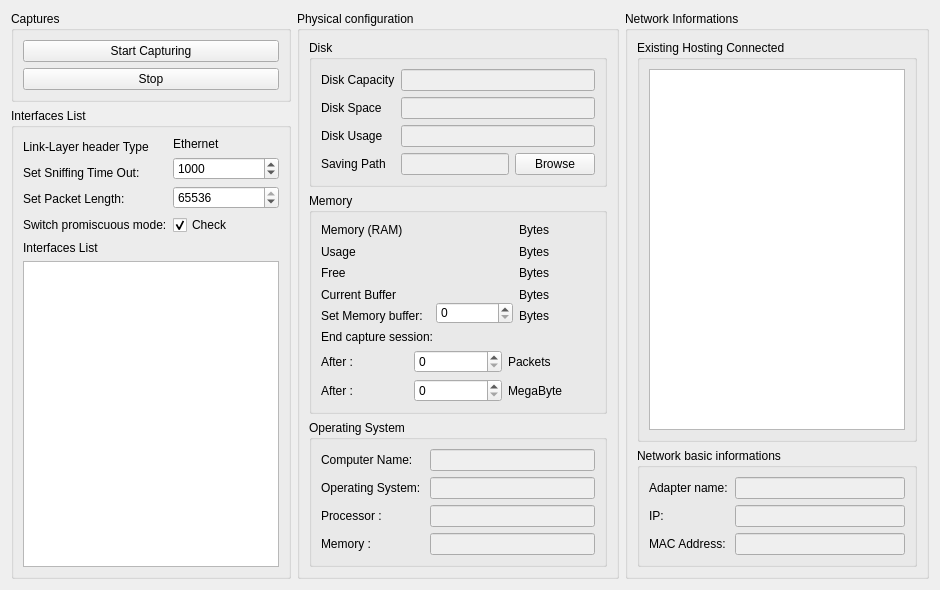
        <widget class="QWidget" name="tab">
         <attribute name="title">
          <string>Optional configurations</string>
         </attribute>
         <layout class="QHBoxLayout" name="horizontalLayout_37">
          <item>
           <layout class="QVBoxLayout" name="verticalLayout_44">
            <item>
             <widget class="QGroupBox" name="groupBox_21">
              <property name="title">
               <string>Captures</string>
              </property>
              <layout class="QHBoxLayout" name="horizontalLayout_40">
               <item>
                <layout class="QVBoxLayout" name="verticalLayout_39">
                 <item>
                  <widget class="QPushButton" name="pushButton_27">
                   <property name="cursor">
                    <cursorShape>PointingHandCursor</cursorShape>
                   </property>
                   <property name="text">
                    <string>Start Capturing</string>
                   </property>
                  </widget>
                 </item>
                 <item>
                  <widget class="QPushButton" name="pushButton_29">
                   <property name="cursor">
                    <cursorShape>PointingHandCursor</cursorShape>
                   </property>
                   <property name="text">
                    <string>Stop</string>
                   </property>
                  </widget>
                 </item>
                </layout>
               </item>
              </layout>
             </widget>
            </item>
            <item>
             <widget class="QGroupBox" name="groupBox_18">
              <property name="title">
               <string>Interfaces List</string>
              </property>
              <layout class="QVBoxLayout" name="verticalLayout_31">
               <item>
                <layout class="QVBoxLayout" name="verticalLayout_32">
                 <item>
                  <layout class="QHBoxLayout" name="horizontalLayout_25">
                   <item>
                    <layout class="QVBoxLayout" name="verticalLayout_3">
                     <item>
                      <widget class="QLabel" name="label_16">
                       <property name="text">
                        <string>Link-Layer header Type</string>
                       </property>
                      </widget>
                     </item>
                     <item>
                      <widget class="QLabel" name="label_44">
                       <property name="text">
                        <string>Set Sniffing Time Out:</string>
                       </property>
                      </widget>
                     </item>
                     <item>
                      <widget class="QLabel" name="label_11">
                       <property name="text">
                        <string>Set Packet Length:</string>
                       </property>
                      </widget>
                     </item>
                     <item>
                      <widget class="QLabel" name="label_43">
                       <property name="text">
                        <string>Switch promiscuous mode:</string>
                       </property>
                      </widget>
                     </item>
                    </layout>
                   </item>
                   <item>
                    <layout class="QVBoxLayout" name="verticalLayout_26">
                     <item>
                      <widget class="QLabel" name="label_20">
                       <property name="text">
                        <string>Ethernet</string>
                       </property>
                      </widget>
                     </item>
                     <item>
                      <widget class="QSpinBox" name="spinBox_2">
                       <property name="locale">
                        <locale language="English" country="UnitedStates"/>
                       </property>
                       <property name="maximum">
                        <number>20000</number>
                       </property>
                       <property name="value">
                        <number>1000</number>
                       </property>
                      </widget>
                     </item>
                     <item>
                      <widget class="QSpinBox" name="spinBox_3">
                       <property name="locale">
                        <locale language="English" country="UnitedStates"/>
                       </property>
                       <property name="minimum">
                        <number>64</number>
                       </property>
                       <property name="maximum">
                        <number>65536</number>
                       </property>
                       <property name="value">
                        <number>65536</number>
                       </property>
                      </widget>
                     </item>
                     <item>
                      <widget class="QCheckBox" name="checkBox_8">
                       <property name="locale">
                        <locale language="English" country="UnitedStates"/>
                       </property>
                       <property name="text">
                        <string>Check</string>
                       </property>
                       <property name="checked">
                        <bool>true</bool>
                       </property>
                      </widget>
                     </item>
                    </layout>
                   </item>
                  </layout>
                 </item>
                 <item>
                  <widget class="QLabel" name="label_17">
                   <property name="text">
                    <string>Interfaces List</string>
                   </property>
                  </widget>
                 </item>
                 <item>
                  <widget class="QListWidget" name="listWidget_3"/>
                 </item>
                </layout>
               </item>
              </layout>
             </widget>
            </item>
           </layout>
          </item>
          <item>
           <widget class="QGroupBox" name="groupBox">
            <property name="title">
             <string>Physical configuration</string>
            </property>
            <property name="flat">
             <bool>false</bool>
            </property>
            <layout class="QVBoxLayout" name="verticalLayout_38">
             <item>
              <widget class="QGroupBox" name="groupBox_19">
               <property name="enabled">
                <bool>true</bool>
               </property>
               <property name="title">
                <string>Disk </string>
               </property>
               <layout class="QHBoxLayout" name="horizontalLayout_2">
                <item>
                 <layout class="QVBoxLayout" name="verticalLayout">
                  <item>
                   <widget class="QLabel" name="label_15">
                    <property name="text">
                     <string>Disk Capacity</string>
                    </property>
                   </widget>
                  </item>
                  <item>
                   <widget class="QLabel" name="label_29">
                    <property name="text">
                     <string>Disk Space</string>
                    </property>
                   </widget>
                  </item>
                  <item>
                   <widget class="QLabel" name="label_45">
                    <property name="text">
                     <string>Disk Usage</string>
                    </property>
                   </widget>
                  </item>
                  <item>
                   <widget class="QLabel" name="label_18">
                    <property name="text">
                     <string>Saving Path</string>
                    </property>
                   </widget>
                  </item>
                 </layout>
                </item>
                <item>
                 <layout class="QVBoxLayout" name="verticalLayout_2">
                  <item>
                   <widget class="QLineEdit" name="lineEdit_26">
                    <property name="enabled">
                     <bool>false</bool>
                    </property>
                   </widget>
                  </item>
                  <item>
                   <widget class="QLineEdit" name="lineEdit">
                    <property name="enabled">
                     <bool>false</bool>
                    </property>
                   </widget>
                  </item>
                  <item>
                   <widget class="QLineEdit" name="lineEdit_2">
                    <property name="enabled">
                     <bool>false</bool>
                    </property>
                   </widget>
                  </item>
                  <item>
                   <layout class="QHBoxLayout" name="horizontalLayout_30">
                    <item>
                     <widget class="QLineEdit" name="lineEdit_24">
                      <property name="enabled">
                       <bool>false</bool>
                      </property>
                      <property name="readOnly">
                       <bool>true</bool>
                      </property>
                     </widget>
                    </item>
                    <item>
                     <widget class="QPushButton" name="pushButton_30">
                      <property name="cursor">
                       <cursorShape>PointingHandCursor</cursorShape>
                      </property>
                      <property name="text">
                       <string>Browse</string>
                      </property>
                     </widget>
                    </item>
                   </layout>
                  </item>
                 </layout>
                </item>
               </layout>
              </widget>
             </item>
             <item>
              <widget class="QGroupBox" name="groupBox_20">
               <property name="title">
                <string>Memory</string>
               </property>
               <layout class="QVBoxLayout" name="verticalLayout_37">
                <item>
                 <layout class="QHBoxLayout" name="horizontalLayout_31">
                  <item>
                   <layout class="QVBoxLayout" name="verticalLayout_41">
                    <item>
                     <widget class="QLabel" name="label_21">
                      <property name="text">
                       <string>Memory (RAM) </string>
                      </property>
                     </widget>
                    </item>
                    <item>
                     <widget class="QLabel" name="label_37">
                      <property name="text">
                       <string>Usage</string>
                      </property>
                     </widget>
                    </item>
                    <item>
                     <widget class="QLabel" name="label_40">
                      <property name="text">
                       <string>Free</string>
                      </property>
                     </widget>
                    </item>
                    <item>
                     <widget class="QLabel" name="label_26">
                      <property name="text">
                       <string>Current Buffer</string>
                      </property>
                     </widget>
                    </item>
                    <item>
                     <widget class="QLabel" name="label_19">
                      <property name="text">
                       <string>Set Memory buffer:  </string>
                      </property>
                     </widget>
                    </item>
                   </layout>
                  </item>
                  <item>
                   <layout class="QVBoxLayout" name="verticalLayout_40">
                    <item>
                     <widget class="QLabel" name="label_34">
                      <property name="text">
                       <string/>
                      </property>
                     </widget>
                    </item>
                    <item>
                     <widget class="QLabel" name="label_38">
                      <property name="text">
                       <string/>
                      </property>
                     </widget>
                    </item>
                    <item>
                     <widget class="QLabel" name="label_41">
                      <property name="text">
                       <string/>
                      </property>
                     </widget>
                    </item>
                    <item>
                     <widget class="QLabel" name="label_35">
                      <property name="text">
                       <string/>
                      </property>
                     </widget>
                    </item>
                    <item>
                     <widget class="QSpinBox" name="spinBox">
                      <property name="styleSheet">
                       <string notr="true">width:10px;</string>
                      </property>
                      <property name="locale">
                       <locale language="English" country="UnitedStates"/>
                      </property>
                      <property name="maximum">
                       <number>16</number>
                      </property>
                     </widget>
                    </item>
                   </layout>
                  </item>
                  <item>
                   <layout class="QVBoxLayout" name="verticalLayout_27">
                    <item>
                     <widget class="QLabel" name="label_25">
                      <property name="text">
                       <string>Bytes</string>
                      </property>
                     </widget>
                    </item>
                    <item>
                     <widget class="QLabel" name="label_39">
                      <property name="text">
                       <string>Bytes</string>
                      </property>
                     </widget>
                    </item>
                    <item>
                     <widget class="QLabel" name="label_42">
                      <property name="text">
                       <string>Bytes</string>
                      </property>
                     </widget>
                    </item>
                    <item>
                     <widget class="QLabel" name="label_36">
                      <property name="text">
                       <string>Bytes</string>
                      </property>
                     </widget>
                    </item>
                    <item>
                     <widget class="QLabel" name="label_28">
                      <property name="text">
                       <string>Bytes</string>
                      </property>
                     </widget>
                    </item>
                   </layout>
                  </item>
                 </layout>
                </item>
                <item>
                 <widget class="QLabel" name="label_27">
                  <property name="text">
                   <string>End capture session:</string>
                  </property>
                 </widget>
                </item>
                <item>
                 <layout class="QHBoxLayout" name="horizontalLayout_32">
                  <item>
                   <widget class="QLabel" name="label_31">
                    <property name="text">
                     <string>After :</string>
                    </property>
                   </widget>
                  </item>
                  <item>
                   <widget class="QSpinBox" name="spinBox_4">
                    <property name="styleSheet">
                     <string notr="true"/>
                    </property>
                    <property name="locale">
                     <locale language="English" country="UnitedStates"/>
                    </property>
                    <property name="maximum">
                     <number>1000000</number>
                    </property>
                   </widget>
                  </item>
                  <item>
                   <widget class="QLabel" name="label_32">
                    <property name="text">
                     <string>Packets</string>
                    </property>
                   </widget>
                  </item>
                 </layout>
                </item>
                <item>
                 <layout class="QHBoxLayout" name="horizontalLayout_41">
                  <item>
                   <widget class="QLabel" name="label_30">
                    <property name="text">
                     <string>After :</string>
                    </property>
                   </widget>
                  </item>
                  <item>
                   <widget class="QSpinBox" name="spinBox_5">
                    <property name="locale">
                     <locale language="English" country="UnitedStates"/>
                    </property>
                    <property name="maximum">
                     <number>1000</number>
                    </property>
                   </widget>
                  </item>
                  <item>
                   <widget class="QLabel" name="label_33">
                    <property name="text">
                     <string>MegaByte</string>
                    </property>
                   </widget>
                  </item>
                 </layout>
                </item>
               </layout>
              </widget>
             </item>
             <item>
              <widget class="QGroupBox" name="groupBox_27">
               <property name="title">
                <string>Operating System</string>
               </property>
               <layout class="QHBoxLayout" name="horizontalLayout_43">
                <item>
                 <layout class="QVBoxLayout" name="verticalLayout_42">
                  <item>
                   <widget class="QLabel" name="label_46">
                    <property name="text">
                     <string>Computer Name: </string>
                    </property>
                   </widget>
                  </item>
                  <item>
                   <widget class="QLabel" name="label_47">
                    <property name="text">
                     <string>Operating System: </string>
                    </property>
                   </widget>
                  </item>
                  <item>
                   <widget class="QLabel" name="label_48">
                    <property name="text">
                     <string>Processor :</string>
                    </property>
                   </widget>
                  </item>
                  <item>
                   <widget class="QLabel" name="label_49">
                    <property name="text">
                     <string>Memory :</string>
                    </property>
                   </widget>
                  </item>
                 </layout>
                </item>
                <item>
                 <layout class="QVBoxLayout" name="verticalLayout_45">
                  <item>
                   <widget class="QLineEdit" name="ComputerName">
                    <property name="enabled">
                     <bool>false</bool>
                    </property>
                    <property name="readOnly">
                     <bool>true</bool>
                    </property>
                   </widget>
                  </item>
                  <item>
                   <widget class="QLineEdit" name="OSName">
                    <property name="enabled">
                     <bool>false</bool>
                    </property>
                    <property name="readOnly">
                     <bool>true</bool>
                    </property>
                   </widget>
                  </item>
                  <item>
                   <widget class="QLineEdit" name="Processor">
                    <property name="enabled">
                     <bool>false</bool>
                    </property>
                    <property name="readOnly">
                     <bool>true</bool>
                    </property>
                   </widget>
                  </item>
                  <item>
                   <widget class="QLineEdit" name="Memory">
                    <property name="enabled">
                     <bool>false</bool>
                    </property>
                    <property name="readOnly">
                     <bool>true</bool>
                    </property>
                   </widget>
                  </item>
                 </layout>
                </item>
               </layout>
              </widget>
             </item>
            </layout>
           </widget>
          </item>
          <item>
           <widget class="QGroupBox" name="groupBox_25">
            <property name="title">
             <string>Network Informations</string>
            </property>
            <layout class="QHBoxLayout" name="horizontalLayout_33">
             <item>
              <layout class="QVBoxLayout" name="verticalLayout_43">
               <item>
                <widget class="QGroupBox" name="groupBox_26">
                 <property name="title">
                  <string>Existing Hosting Connected</string>
                 </property>
                 <layout class="QHBoxLayout" name="horizontalLayout_39">
                  <item>
                   <widget class="QListWidget" name="listWidget_2"/>
                  </item>
                 </layout>
                </widget>
               </item>
               <item>
                <widget class="QGroupBox" name="groupBox_28">
                 <property name="title">
                  <string>Network basic informations</string>
                 </property>
                 <layout class="QHBoxLayout" name="horizontalLayout_38">
                  <item>
                   <layout class="QHBoxLayout" name="horizontalLayout">
                    <item>
                     <layout class="QVBoxLayout" name="verticalLayout_35">
                      <item>
                       <widget class="QLabel" name="label_24">
                        <property name="text">
                         <string>Adapter name:</string>
                        </property>
                       </widget>
                      </item>
                      <item>
                       <widget class="QLabel" name="label_22">
                        <property name="text">
                         <string>IP:</string>
                        </property>
                       </widget>
                      </item>
                      <item>
                       <widget class="QLabel" name="label_23">
                        <property name="text">
                         <string>MAC Address: </string>
                        </property>
                       </widget>
                      </item>
                     </layout>
                    </item>
                    <item>
                     <layout class="QVBoxLayout" name="verticalLayout_36">
                      <item>
                       <widget class="QLineEdit" name="lineEdit_25">
                        <property name="enabled">
                         <bool>false</bool>
                        </property>
                        <property name="readOnly">
                         <bool>true</bool>
                        </property>
                       </widget>
                      </item>
                      <item>
                       <widget class="QLineEdit" name="lineEdit_27">
                        <property name="enabled">
                         <bool>false</bool>
                        </property>
                        <property name="readOnly">
                         <bool>true</bool>
                        </property>
                       </widget>
                      </item>
                      <item>
                       <widget class="QLineEdit" name="lineEdit_28">
                        <property name="enabled">
                         <bool>false</bool>
                        </property>
                        <property name="readOnly">
                         <bool>true</bool>
                        </property>
                       </widget>
                      </item>
                     </layout>
                    </item>
                   </layout>
                  </item>
                 </layout>
                </widget>
               </item>
              </layout>
             </item>
            </layout>
           </widget>
          </item>
         </layout>
        </widget>
